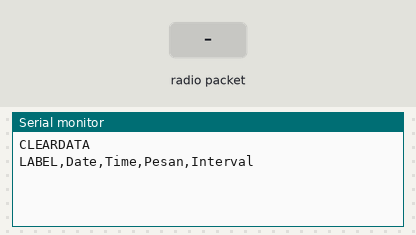
This sketch was run on a simulated Arduino Uno, built with avr-gcc and run on an emulated ATmega328P. On the bench: the last lines printed to the serial monitor. The inputs (shaded band) are chosen by the test bench. No radio packets arrive unless stated.

Above: at 1.2 s.
1.3 s: radio packet "1" arrives
At 1.9 s:
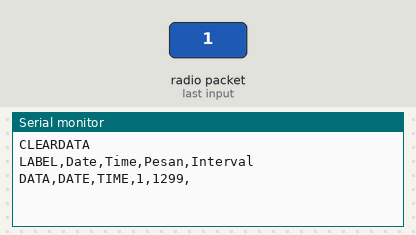
2.8 s: radio packet "0" arrives
At 4.0 s:
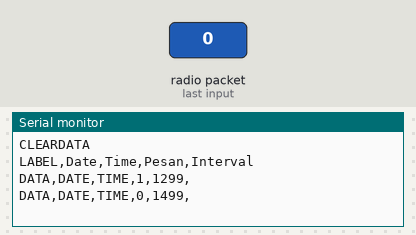
4.3 s: radio packet "2" arrives
At 5.4 s:
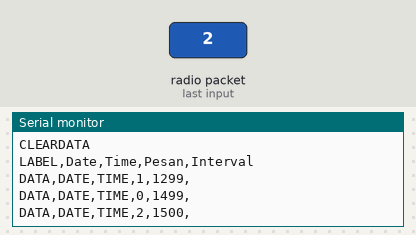

Measured:
- after the input at 1.3 s, the serial monitor: prints a new line at once (image 1)
- after the input at 2.8 s, the serial monitor: prints a new line at once (image 2)
- after the input at 4.3 s, the serial monitor: prints a new line at once (image 3)

The sketch:

Tes_NRF.ino
```cpp
#include <SPI.h>
#include <nRF24L01.h>
#include <RF24.h>

RF24 radio(7, 8); // CE, CSN

const byte address[6] = "00001";
int count = 0;
unsigned long previousMillis=0;

void setup() {
  Serial.begin(9600);
  radio.begin();
  radio.openReadingPipe(0, address);
  radio.setDataRate(RF24_250KBPS);
  radio.setPALevel(RF24_PA_MIN);
  radio.startListening();
  Serial.begin(9600);
  Serial.println("CLEARDATA");
  Serial.println("LABEL,Date,Time,Pesan,Interval");
}

void loop() {
  unsigned long currentMillis = millis();
  unsigned long interval;
  if (radio.available()) {
    char text[32] = "";
    radio.read(&text, sizeof(text));
    count++;
    interval = currentMillis - previousMillis;
    Serial.print("DATA,DATE,TIME,");
    Serial.print(text);
    Serial.print(",");
    Serial.print(interval);
    Serial.println(",");
    previousMillis = currentMillis;
  }
}
```
